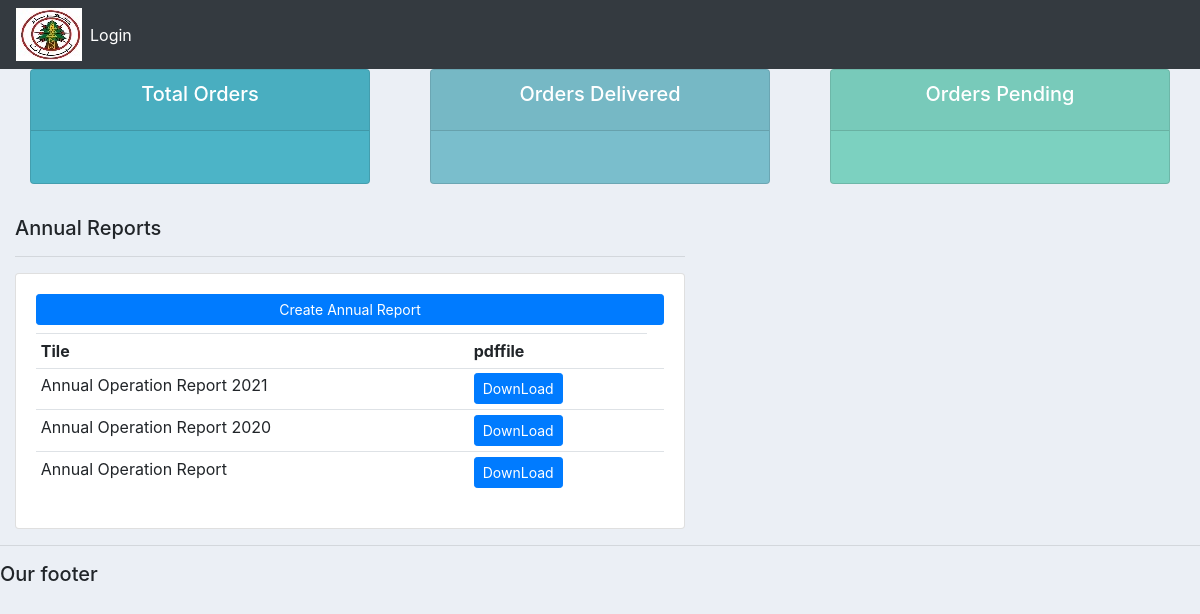
Screenshot of /annualreport/ with the database file from the repository.
### mainapp/models.py (models this page shows)
class AnnualReport(models.Model):
    title = models.CharField(max_length=100, null='true', default='Annual Operation Report')
    pdffile = models.FileField(upload_to='annualreport/')

### mainapp/views.py (the view)
# urls.py: path('annualreport/', views.showannualreport, name="annualreport"),
def showannualreport(request):
	annualreport = AnnualReport.objects.all()
	context = {'annualreport':annualreport}
	return render(request, 'mainapp/annualreport.html', context)

### mainapp/Templates/mainapp/annualreport.html
{%  extends 'mainapp/Base.html' %}
{% block content %}
{%  include 'mainapp/status.html' %}
<br>
<div class="row">
	<div class="col-md-7">
		<h5>Annual Reports</h5>
		<hr>
		<div class="card card-body">
			<a class="btn btn-primary  btn-sm btn-block mb-2" href="{% url 'createannualrep' %}">Create Annual Report</a>
			<table class="table table-sm">
				<tr>
					<th>Tile</th>
					<th>pdffile</th>
				</tr>
				{% for annrep in annualreport%}
				<tr>
					<td>{{annrep.title}}</td>
					<td> <a href="{{annrep.pdffile.url}}" class="btn btn-primary  btn-sm"   target=_blank >DownLoad </a> <td>
				</tr>
				{% endfor %}
			</table>
		</div>
	</div>
</div>
{% endblock %}

### mainapp/static/css/main.css (style rules this page uses)
body { background-color: #ebeff5; }

### rows the page displays
AnnualReport: title "Annual Operation Report 2021"
AnnualReport: title "Annual Operation Report 2020"
AnnualReport: title "Annual Operation Report"
